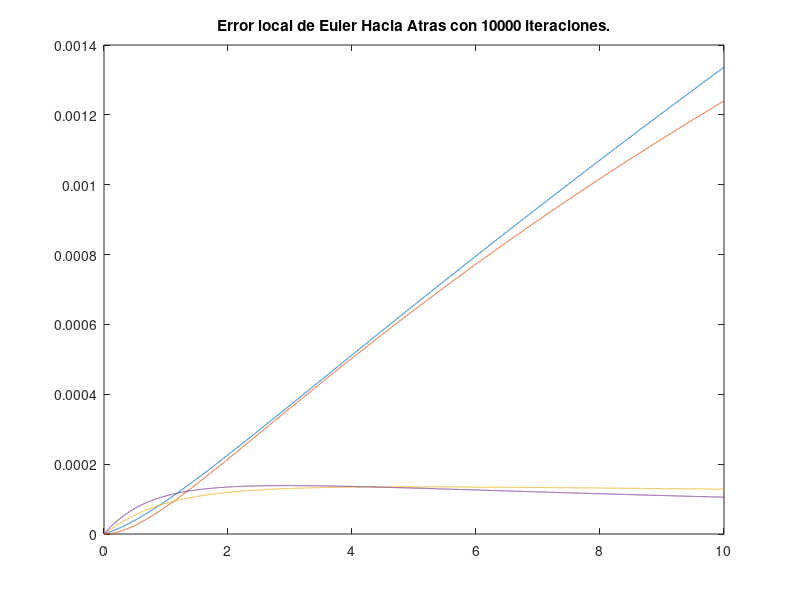

Source code (MATLAB):
a = 0;
b = 10;
x0 = [1;0.5;0.5;0.5];
n = 10000;
h = ( b - a ) / n;
t = a;
x = x0;
T = t;

function sis=ec_dif(Xs,l)
 us = Xs(1);
 vs = Xs(2);
 ps = Xs(3);
 qs = Xs(4);

 sis(1) = ps;
 sis(2) = qs;
 sis(3) = ((-2*vs*ps*qs)/(1+vs^2+us^2));
 sis(4) = ((-2*us*ps*qs)/(1+vs^2+us^2));

endfunction;

l = (0:h:10);

Xs = lsode("ec_dif",x0,l)

%divisor
z=x0
T=t;
Xe=x;
Ue = x0(1);
Ve = x0(2);
Pe = x0(3);
Qe = x0(4);
for i=1:n
ua = z(1);
va = z(2);
pa = z(3);
qa = z(4);
     u=ua+h*pa
     v=va+h*qa
     p=pa+h*(-2*va*pa*qa)/(1+ua^2+va^2)
     q=qa+h*(-2*ua*pa*qa)/(1+ua^2+va^2)
     x(1)=u
     x(2)=v
     x(3)=p
     x(4)=q
     for j=1:3
     J=[1,0,-h,0;0,1,0,-h;-(2*h*v*p*q*(2*u))/((1+u^2+v^2)^2),(2*h*p*q*(-1+v^2-u^2))/((1+u^2+v^2)^2),1+((2*h*v*q)/(1+u^2+v^2)),(2*h*v*p)/(1+u^2+v^2);(2*h*p*q*(-1+u^2-v^2))/((1+u^2+v^2)^2),-(2*h*u*p*q*(2*v))/((1+u^2+v^2)^2),(2*h*u*q)/(1+u^2+v^2),1+((2*h*u*p)/(1+u^2+v^2))]
     B=(-1)*[u-(h)*p-ua;v-(h)*q-va;p+(2*h*v*p*q)/(1+u^2+v^2)-pa;q+(2*h*u*p*q)/(1+u^2+v^2)-qa]
     s = J\B
     x=x+s'
     u = x(1);
     v = x(2);
     p = x(3);
     q = x(4);
     endfor
z=x    
  t = t + h;
  T = [ T, t ];
  Ue = [ Ue, u ];
  Ve = [ Ve, v ];
  Pe = [ Pe, p ];
  Qe = [ Qe, q ];
endfor
Xe=[Ue' Ve' Pe' Qe']

E=Xs-Xe
plot(T,E)
title('Error local de Euler Hacia Atras con 10000 iteraciones.')